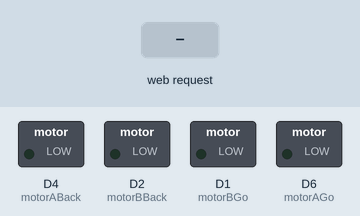
A sketch run on a simulated ESP8266 (NodeMCU). On the bench: switched loads named in the sketch (green lamp = pin HIGH). The test bench sets the inputs (shaded band). WiFi joins after 1.5 s; servers stay silent unless stated; what the sketch prints to the serial monitor is not drawn.

Above: at 2.7 s.
2.8 s: HTTP request GET /FORWARD received
At 3.2 s:
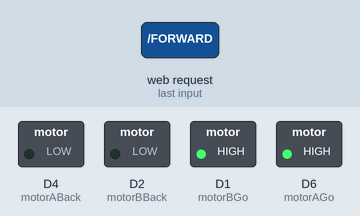
4.3 s: HTTP request GET /RIGHT received
At 5.5 s:
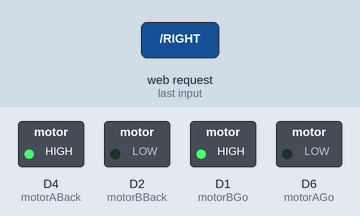
5.8 s: HTTP request GET /LEFT received
At 6.6 s:
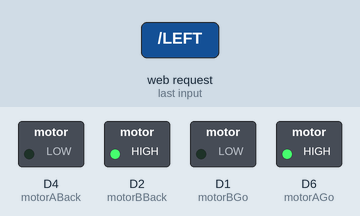
7.3 s: HTTP request GET /BACKWARD received
At 7.8 s:
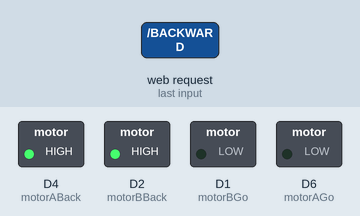
8.8 s: HTTP request GET /STOP received
At 10.1 s:
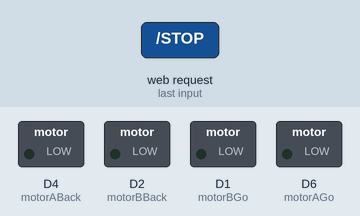
Timing chart, 0 to 11.3 s (numbered marks = the images above; inputs shaded):
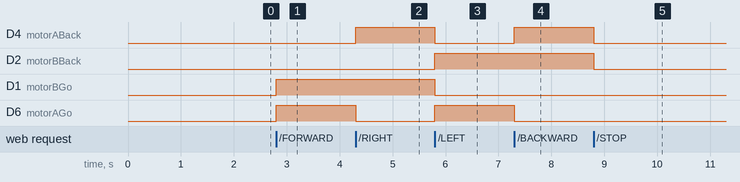

Measured:
- after the input at 2.8 s, D1 (motorBGo), D6 (motorAGo): LOW → HIGH at once
- after the input at 4.3 s, D4 (motorABack): LOW → HIGH at once; D6 (motorAGo): HIGH → LOW at once
- after the input at 5.8 s, D4 (motorABack), D1 (motorBGo): HIGH → LOW at once; D2 (motorBBack), D6 (motorAGo): LOW → HIGH at once
- after the input at 7.3 s, D4 (motorABack): LOW → HIGH at once; D6 (motorAGo): HIGH → LOW at once
- after the input at 8.8 s, D4 (motorABack), D2 (motorBBack): HIGH → LOW at once

The sketch:

nodemcuWithCar.ino
```cpp
#include<ESP8266WiFi.h>
#define motorAGo D6
#define motorABack D4
#define motorBGo D1
#define motorBBack D2

const char* ssid = "";
const char* password = "";
WiFiServer server(80);
void setup() {
  Serial.begin(115200);
  WiFi.mode(WIFI_STA);
  WiFi.begin(ssid, password);
  while (!WiFi.isConnected()) {
    Serial.println("Not connected yet");
    delay(500);
  }
  Serial.println("connected");
  server.begin();
  Serial.print("http://");
  Serial.print(WiFi.localIP());
  Serial.println("/");
  pinMode(motorAGo, OUTPUT);
  pinMode(motorABack, OUTPUT);
  pinMode(motorBGo, OUTPUT);
  pinMode(motorBBack, OUTPUT);
}

void loop() {
  WiFiClient client = server.available();
  if (!client) {
    return;
  }
  while(!client.available()) {
    delay(1);
  }
  String request = client.readStringUntil('\r');
  client.flush();
  if (request.indexOf("FORWARD") != -1) {
    moveForward();
  } else if (request.indexOf("RIGHT") != -1) {
    turnRight();
  } else if (request.indexOf("LEFT") != -1) {
    turnLeft();
  } else if (request.indexOf("BACKWARD") != -1) {
    moveBackward();
  } else if (request.indexOf("STOP") != -1) {
    stopMove();
  }
  client.println("HTTP/1.1 200 OK");
  client.println("Content-Type: text/html");
  client.println("");
  client.println("<!DOCTYPE HTML>");
  client.println("<head>");
  client.println("<title>Nodemcu</title>");
  client.println("</head>");
  client.println("<body>");
  client.println("<a href=\"FORWARD\"><button>Move Forward</button></a>");
  client.println("<br>");
  client.println("<a href=\"RIGHT\"><button>Turn Right</button></a>");
  client.println("<br>");
  client.println("<a href=\"LEFT\"><button>Turn Left</button></a>");
  client.println("<br>");
  client.println("<a href=\"BACKWARD\"><button>Move Backward</button></a>");
  client.println("<br>");
  client.println("<a href=\"STOP\"><button>Stop</button></a>");
  client.println("</body>");
  client.println("</html>");
}

void moveForward() {
  digitalWrite(motorAGo, HIGH);
  digitalWrite(motorABack, LOW);
  digitalWrite(motorBGo, HIGH);
  digitalWrite(motorBBack, LOW);
  delay(1000);
}
void turnRight() {
  digitalWrite(motorAGo, LOW);
  digitalWrite(motorABack, HIGH);
  digitalWrite(motorBGo, HIGH);
  digitalWrite(motorBBack, LOW);
  delay(1000);
}
void turnLeft() {
  digitalWrite(motorAGo, HIGH);
  digitalWrite(motorABack, LOW);
  digitalWrite(motorBGo, LOW);
  digitalWrite(motorBBack, HIGH);
  delay(1000);
}
void moveBackward() {
  digitalWrite(motorAGo, LOW);
  digitalWrite(motorABack, HIGH);
  digitalWrite(motorBGo, LOW);
  digitalWrite(motorBBack, HIGH);
  delay(1000);
}
void stopMove() {
  digitalWrite(motorAGo, LOW);
  digitalWrite(motorABack, LOW);
  digitalWrite(motorBGo, LOW);
  digitalWrite(motorBBack, LOW);
  delay(1000);
}
```
